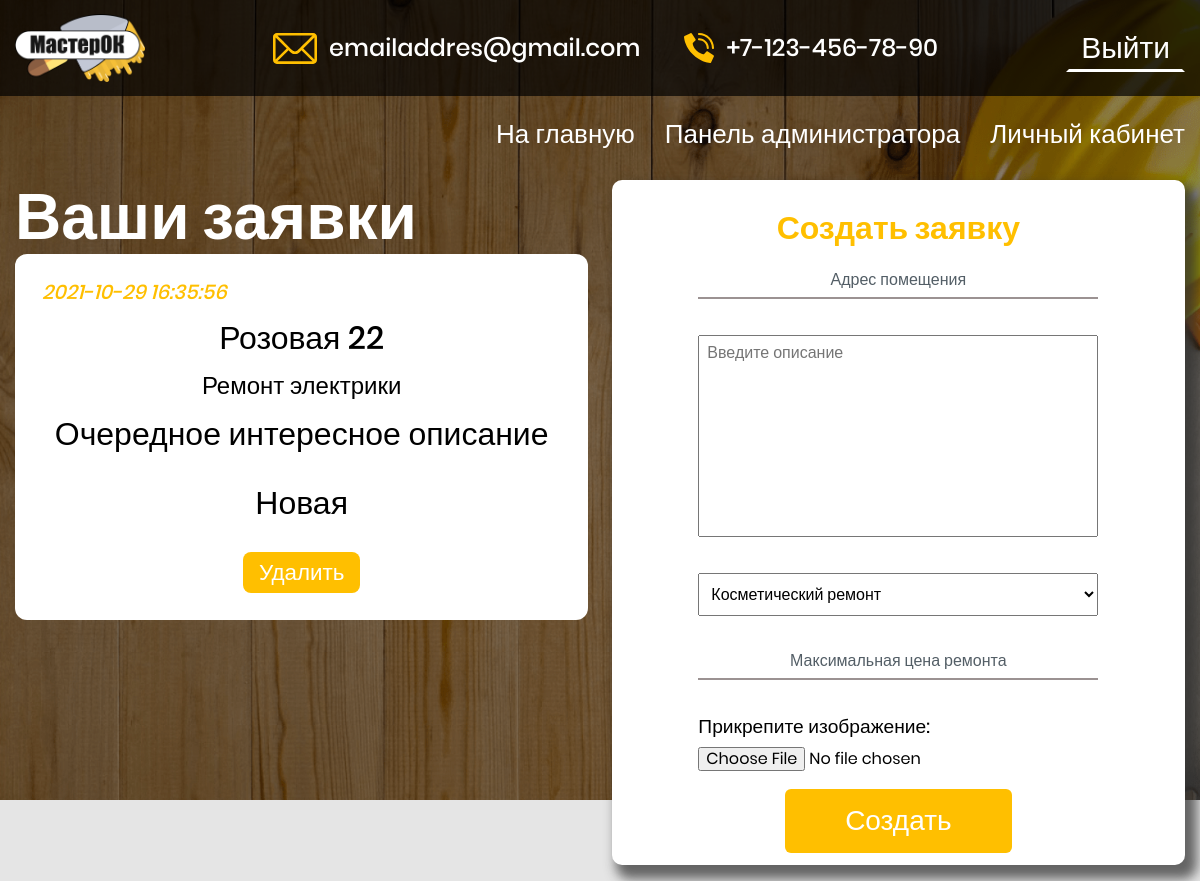
The app's page /php/pages/cabinet.php (signed in) with its own data.
### tables this page shows
CREATE TABLE `orders` (
  `id` int(11) NOT NULL,
  `user_id` int(11) NOT NULL,
  `timestamp` timestamp NOT NULL DEFAULT current_timestamp(),
  `address` varchar(256) NOT NULL,
  `category_id` int(11) NOT NULL,
  `description` text NOT NULL,
  `max_price` int(11) DEFAULT NULL,
  `final_price` int(11) DEFAULT NULL,
  `status` varchar(256) NOT NULL DEFAULT 'Новая',
  `before_image` text NOT NULL,
  `after_image` text DEFAULT NULL
);

CREATE TABLE `categories` (
  `id` int(11) NOT NULL,
  `category` varchar(256) NOT NULL
);

### php/pages/cabinet.php (the view, shortened to what this page needs)
<?php
    require_once('../db.php');
?>
<link rel="stylesheet" href="/css/global.css">
<link rel="stylesheet" href="/css/vendor.css">
<link rel="stylesheet" href="/css/header.css">
<link rel="stylesheet" href="/css/cabinet.css">
<link rel="stylesheet" href="/css/forms.css">
<link rel="stylesheet" href="/css/cards.css">
<link rel="stylesheet" href="/css/alert.css">
<link rel="stylesheet" href="/css/footer.css">
<body class="cabinet__body">
    <div class="site-container">
        <?php
            require_once('../partials/header.php');
        ?>
        <main>
            <section class="cabinet hero">
                <div class="hero__bg">
                    <div class="container cabinet__container">
                        <div class="cabinet__side cabinet__side_left">
                            <h2 class="cabinet__title_h2">Ваши заявки</h2>
                            <div class="orders__container">
                                <?php
                                    $sql = "SELECT o.`id`, `timestamp`, `address`, `description`, `category`, `final_price`, `status`
                                    FROM `orders` o INNER JOIN `categories` c ON o.`category_id` = c.`id` WHERE `user_id` = :u ORDER BY `timestamp` DESC";
                                    $query = $connect -> prepare($sql);
                                    $query -> execute(["u" => $_SESSION['id']]);
                                    $result = $query -> fetchAll(PDO::FETCH_ASSOC);
                                    foreach ($result as $key => $value) {
                                        echo '
                                            <div id="' . $result[$key]["id"] . '" class="card card__cabinet">
                                                <h4 class="card__text card__text_cabinet card__text_timestamp">' . $result[$key]["timestamp"] . '</h4>
                                                <h3 class="card__text card__text_cabinet">' . $result[$key]["address"] . '</h3>
                                                <h4 class="card__text card__text_cabinet card__text_category">' . $result[$key]["category"] . '</h4>
                                                <h4 class="card__text card__text_cabinet card__text_description">' . $result[$key]["description"] . '</h4>
                                                <h4 class="card__text card__text_cabinet card__text_max-price">' . $result[$key]["final_price"] . '</h4>
                                                <h4 class="card__text card__text_cabinet card__text_status">' . $result[$key]["status"] . '</h4>
                                                <button class="card__btn alert__btn">Удалить</button>
                                            </div>
                                        ';
                                    }
                                ?>
                            </div>
                        </div>
                        <div class="cabinet__side cabinet__side_right">
                            <?php require_once('../partials/orderForm.php') ?>
                        </div>
                    </div>
                </div>
            </section>
        </main>
    </div>
</body>

### css/global.css (style rules this page uses)
*, *::before, *::after { box-sizing: inherit; }
body { margin: 0; font-family: "Poppins", sans-serif; background-color: var(--color-white); }
.container { margin: 0 auto; padding: 0 var(--offset); max-width: 1410px; }
.hero { z-index: 10; width: 100%; height: 100vh; color: var(--color-white); background-image: url('/img/hero_bg.png'); background-size: cover; background-repeat: no-repeat; }
.hero__bg { z-index: 60; width: inherit; height: inherit; background-color: rgba(0, 0, 0, 0.46); }

### css/cabinet.css (style rules this page uses)
.cabinet__body { background-color: var(--color-gray); }
.cabinet__container { padding-top: 180px; display: flex; justify-content: space-between; }
.cabinet__title_h2 { font-size: 4rem; margin-top: 0; margin-bottom: 0; }
.cabinet__side { width: 49%; }
.cabinet__side_right { position: relative; display: flex; justify-content: center; }
.orders__container { display: flex; flex-wrap: wrap; justify-content: space-evenly; }
.card__cabinet { display: flex; flex-wrap: wrap; justify-content: center; width: 100% !important; }
.card__text_cabinet { width: 100%; font-size: 2rem; }

### css/cards.css (style rules this page uses)
.card { background-color: white; position: relative; width: 40%; padding: 26px; font-weight: 500; transition: all 0.3s ease; margin-bottom: 32px; border: 1px solid transparent; border-radius: 12px; color: var(--color-black); }
.card__text { text-align: center; font-weight: inherit; margin-top: 0; margin-bottom: 16px; }
.card__text_timestamp { font-style: italic; color: var(--color-orange); font-size: 20px; text-align: start; }
.card__text_category { font-size: 1.5em; }

### css/alert.css (style rules this page uses)
.alert__btn { border: none; background-color: var(--color-orange); color: white; font-size: 1.4rem; outline: none; border-radius: 8px; padding: 8px 16px; margin-top: 14px; cursor: pointer; }

### records on screen
orders: timestamp "2021-10-29 16:35:56", address "Розовая 22", category.category "Ремонт электрики", description "Очередное интересное описание", status "Новая"

### other values on screen
form field category "Косметический ремонт"
